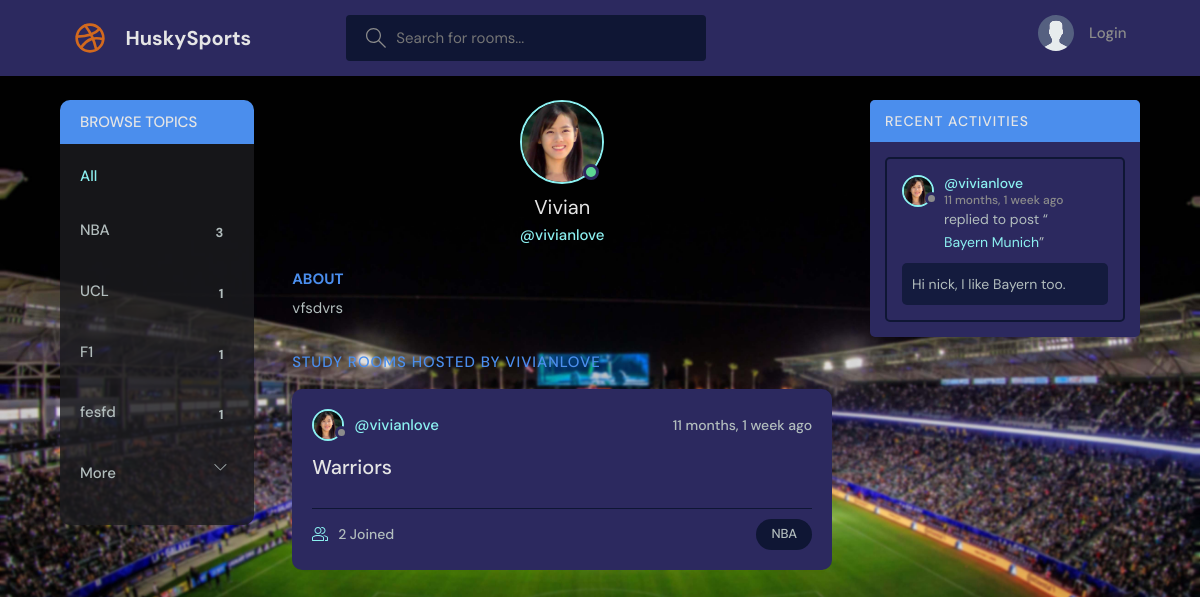
/profile/2/, run on an earlier commit of the app's database.
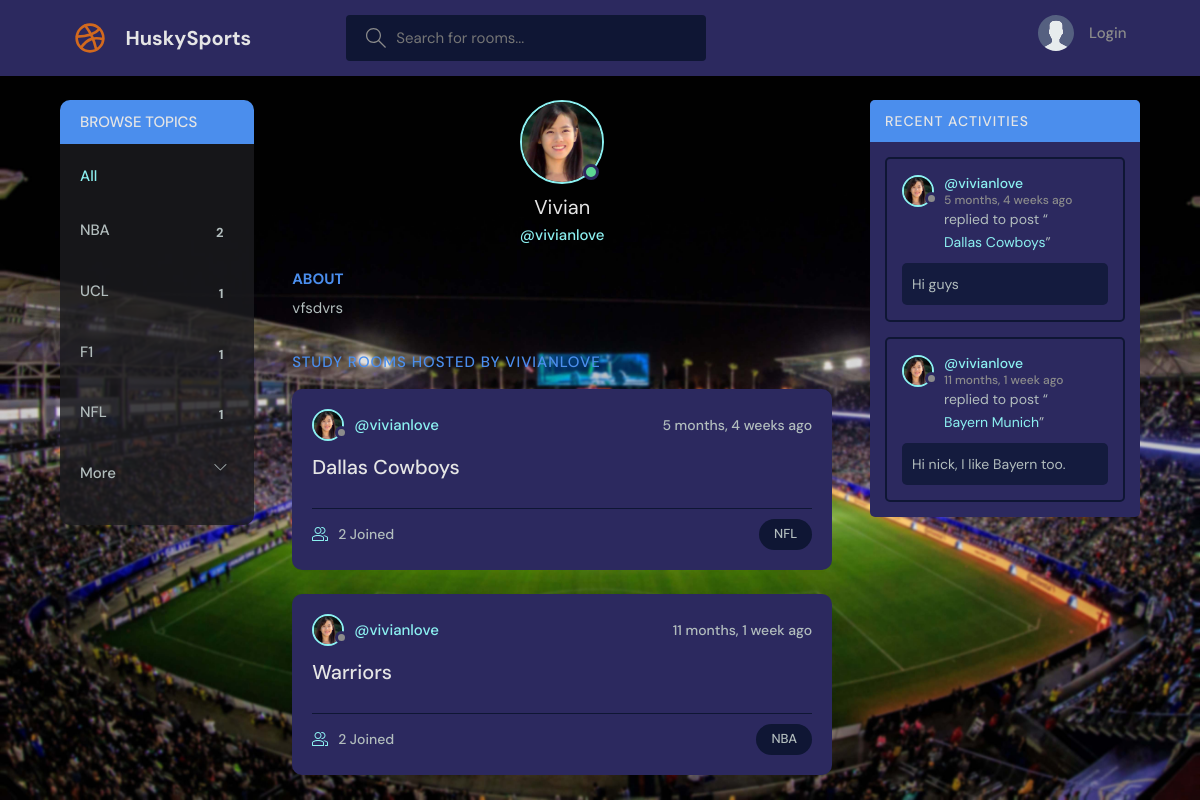
And on a later commit of the database.
### baseapp/models.py (models this page shows, shortened)
class Topic(models.Model):
    name = models.CharField(max_length=200)

class Room(models.Model):
    host = models.ForeignKey(User, on_delete=models.SET_NULL, null=True)
    topic = models.ForeignKey(Topic, on_delete=models.SET_NULL, null=True)
    name = models.CharField(max_length=200)
    description = models.TextField(null=True, blank=True)
    participants = models.ManyToManyField(User, related_name='participants', blank=True)
    updated = models.DateTimeField(auto_now=True)
    created = models.DateTimeField(auto_now_add=True)
    class Meta:
        ordering = ['-updated', '-created']
    def __str__(self):
        return self.name

class User(AbstractUser):
    name = models.CharField(max_length=200, null=True)
    email = models.EmailField( unique=True, null=True)
    bio = models.TextField(null=True)
    avatar = models.ImageField(null=True, default="avatar.svg")
    USERNAME_FIELD = 'email'
    REQUIRED_FIELDS = ['username']

class Message(models.Model):
    user= models.ForeignKey(User, on_delete=models.CASCADE)
    room = models.ForeignKey(Room, on_delete=models.CASCADE)
    body = models.TextField()
    updated = models.DateTimeField(auto_now=True)
    created = models.DateTimeField(auto_now_add=True)
    class Meta:
        ordering = ['-updated', '-created']

### baseapp/views.py (the view)
# urls.py: path('profile/<str:pk>/', views.userProfile, name="user-profile"),
def userProfile(request, pk):
    user = User.objects.get(id=pk)
    rooms = user.room_set.all()
    room_messages = user.message_set.all()
    topics = Topic.objects.all()
    context = {'user': user, 'rooms': rooms, 'room_messages': room_messages, 'topics': topics}
    return render(request, 'baseapp/profile.html', context)

### baseapp/templates/baseapp/profile.html (shortened to what this page needs)
{% extends 'main.html' %}
{% block content %}
<main class="profile-page layout layout--3">
  <div class="container">
    {% include 'baseapp/topics_component.html' %}
    <div class="roomList">
      <div class="profile">
        <div class="profile__avatar">
          <div class="avatar avatar--large active">
            <img src="{{user.avatar.url}}" />
          </div>
        </div>
        <div class="profile__info">
          <h3>{{user.name}}</h3>
          <p>@{{user.username}}</p>
        </div>
        <div class="profile__about">
          <h3>About</h3>
          <p>
            {{user.bio}}
          </p>
        </div>
      </div>
      <div class="roomList__header">
        <div>
          <h2>Study Rooms Hosted by {{user.username}}</a>
          </h2>
        </div>
      </div>
      {% include 'baseapp/feed_component.html' %}
    </div>
    {% include 'baseapp/activity_component.html' %}
  </div>
</main>
{% endblock content %}

### baseapp/templates/baseapp/topics_component.html
<div class="topics">
    <div class="topics__header">
      <h2>Browse Topics</h2>
    </div>
    <ul class="topics__list">
      <li>
        <a href="{% url 'home' %}" class="active">All <span>{{room_count}}</span></a>
      </li>
      {% for topic in topics %}
        {% if topic.room_set.all.count != 0 %}
        <li>
          <a href="{% url 'home' %}?q={{topic.name}}">{{topic.name}}<span>{{topic.room_set.all.count}}</span></a>
        </li>
        {% endif %}
      {% endfor %}
      <li>
        <a href="{% url 'topics' %}">
          More
          <svg version="1.1" xmlns="http://www.w3.org/2000/svg" width="20" height="20" viewBox="0 0 50 50">
            <title>chevron-down</title>
            <path d="M16 21l-13-13h-3l16 16 16-16h-3l-13 13z" style="fill: var(--color-light-gray);"></path>
          </svg>
        </a>
      </li>
    </ul>
</div>

### baseapp/templates/baseapp/feed_component.html (shortened to what this page needs)
{% for room in rooms %}
<div class="roomListRoom">
    <div class="roomListRoom__header">
      <a href="{% url 'user-profile' room.host.id %}" class="roomListRoom__author">
        <div class="avatar avatar--small">
          <img src="{{room.host.avatar.url}}" />
        </div>
        <span>@{{room.host.username}}</span>
      </a>
      <div class="roomListRoom__actions">
        <span>{{room.created|timesince}} ago</span>
      </div>
    </div>
    <div class="roomListRoom__content">
      <a href="{% url 'room' room.id %}">{{room.name}}</a>
    </div>
    <div class="roomListRoom__meta">
      <a href="{% url 'room' room.id %}" class="roomListRoom__joined">
        {{room.participants.all.count}} Joined
      </a>
      <p class="roomListRoom__topic">{{room.topic.name}}</p>
    </div>
</div>
{% endfor %}

### baseapp/templates/baseapp/activity_component.html (shortened to what this page needs)
<div class="activities">
    <div class="activities__header">
      <h2>Recent Activities</h2>
    </div>
    {% for message in room_messages %}
    <div class="activities__box">
      <div class="activities__boxHeader roomListRoom__header">
        <a href="{% url 'user-profile' message.user.id %}" class="roomListRoom__author">
          <div class="avatar avatar--small">
            <img src="{{message.user.avatar.url}}" />
          </div>
          <p>
            @{{message.user.username}}
            <span>{{message.created|timesince}} ago</span>
          </p>
        </a>
      </div>
      <div class="activities__boxContent">
        <p>replied to post “<a href="{% url 'room' message.room.id %}">{{message.room}}</a>”</p>
        <div class="activities__boxRoomContent">
          {{message.body}}
        </div>
      </div>
    </div>
    {% endfor %}
</div>

What changed in the data, as far as the page shows it:
no longer on this page (row unchanged): Topic: name "fesfd", room_set.all.count "1"
computed for Topic "NBA": room_set.all.count "3" → "2"
added Topic: name "NFL", room_set.all.count "1"
added Room: host.avatar (picture), host.username "vivianlove", created "5 months, 4 weeks", name "Dallas Cowboys", participants.all.count "2", topic.name "NFL"
now on this page (row edited): Message: user.avatar (picture), user.username "vivianlove", created "5 months, 4 weeks", room "Dallas Cowboys", body "Hi guys"
